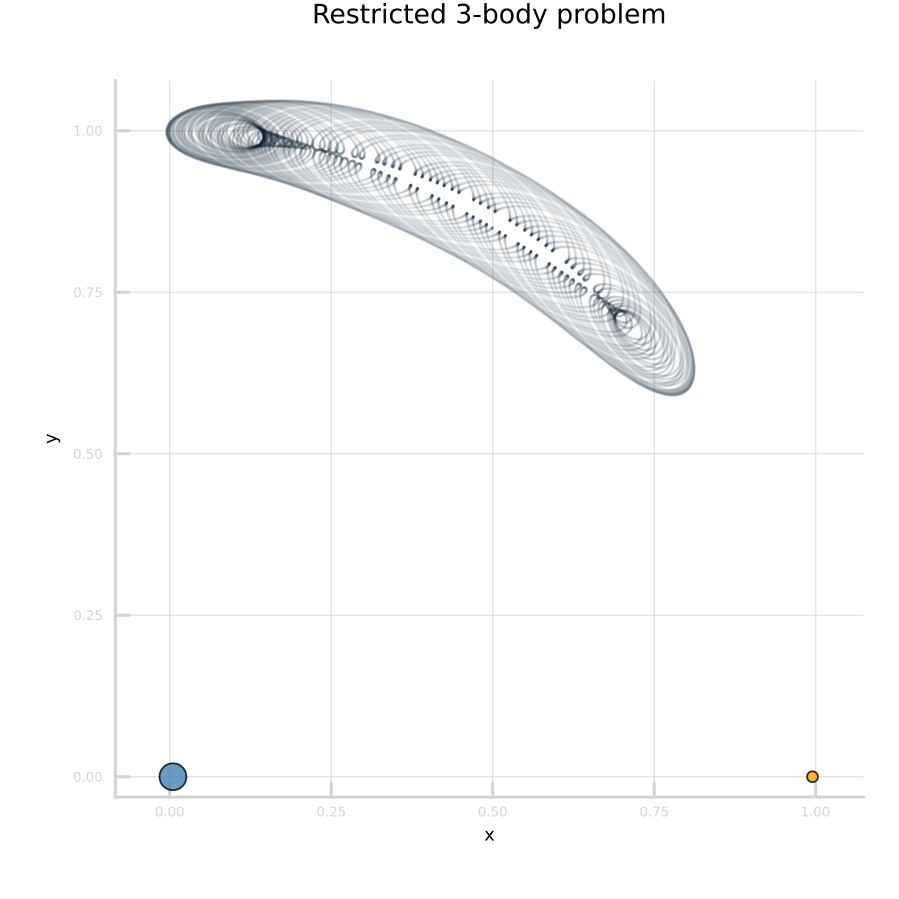

The script that saved this image:
# Restricted 3-body problem in corotating frame
using DifferentialEquations
using Elliptic
using Plots

include("pr_3-body_config.jl")

# Numerical Methods for Ordinary Differential Equations
# J. C. Butcher
# ISBN: 9781119121503
function r3body(du, u, p, t)
    du[1] = u[4]
    du[2] = u[5]
    du[3] = u[6]
    du[4] = 2*u[5] + u[1] - mu*(u[1] + mu - 1)/hypot(u[2], u[3], u[1] + mu - 1)^3 - (1 - mu)*(u[1] + mu)/hypot(u[2], u[3], u[1] + mu)^3
    du[5] = -2*u[4] + u[2] - mu*u[2]/hypot(u[2], u[3], u[1] + mu - 1)^3 - (1 - mu)*u[2]/hypot(u[2], u[3], u[1] + mu)^3
    du[6] = - mu*u[3]/hypot(u[2], u[3], u[1] + mu - 1)^3 - (1 - mu)*u[3]/hypot(u[2], u[3], u[1] + mu)^3
end

t_step = t_period/N
prob = ODEProblem(r3body, u0, (0.0, t_period))
sol = solve(prob, Vern7(), adaptive=false, dt=t_step)

println("mu = ", mu)
println("period = ", t_period)
# display(sol)
data = reduce(hcat, sol.u)'

gr(size = (300, 300))
Plots.scalefontsizes()
Plots.scalefontsizes(0.4)
plotOrbit = scatter(
    data[:,1], data[:,2],
    aspect_ratio = 1,
    xlabel = "x",
    ylabel = "y",
    plot_title = "Restricted 3-body problem",
    markersize = 0.25,
    alpha = 0.05,
    legend = false,
    dpi = 300
)

scatter!(
    plotOrbit,
    [mu], [0],
    markersize = 5.0,
    markercolor = :steelblue,
    alpha = 0.8
)

scatter!(
    plotOrbit,
    [1 - mu], [0],
    markersize = 2.0,
    markercolor = :orange,
    alpha = 0.8
)

plot!(plotOrbit, x_foreground_color_axis=:lightgrey, y_foreground_color_axis=:lightgrey)
plot!(plotOrbit, x_foreground_color_text=:lightgrey, y_foreground_color_text=:lightgrey)
plot!(plotOrbit, x_foreground_color_border=:lightgrey, y_foreground_color_border=:lightgrey)

# annotate!(
#     xlims(plotOrbit)[1] + 0.18*(xlims(plotOrbit)[2] - xlims(plotOrbit)[1]),
#     ylims(plotOrbit)[2] - 0.06*(ylims(plotOrbit)[2] - ylims(plotOrbit)[1]),
#     text("\$\\mathcal{E}_0 = $(round(energy(u0), digits=4))\$\n\$T = $(round(t_period, digits=4))\$", :crimson, :right, 4)
# )
gui(), readline()
savefig(plotOrbit, "pr_3-body_orbit.png")